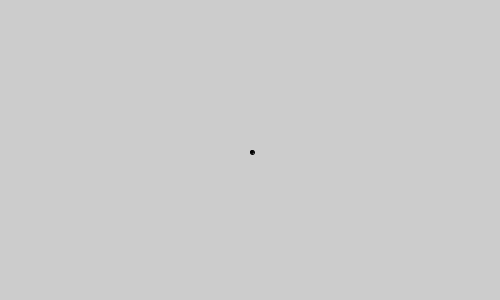
Frame 1 (no input)
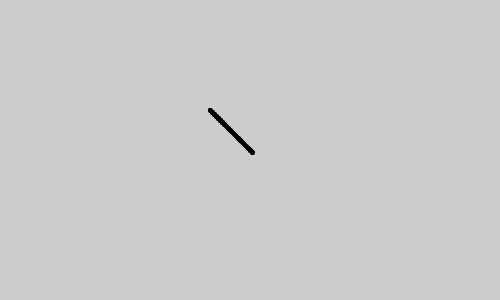
Frame 60 (the mouse pressed at the canvas centre just before this capture)
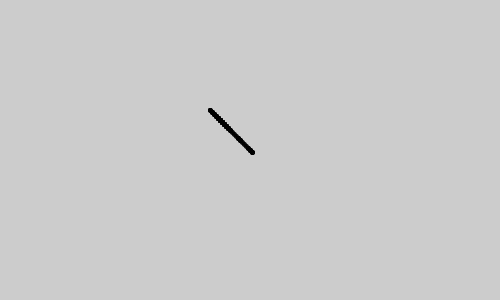
Frame 120 (the mouse held since frame 60 and released just before this capture)

The Processing sketch that drew these frames (run headless with seeded random() and noise(); from frame 60 on, the mouse is pressed at the canvas centre):

// Processing sketch: randomWalker2
// ── randomWalker2.pde
Walker w;

void setup() {

  size(500, 300);
  w = new Walker();
}


void draw() {

  //background(255);

  w.walk();
  w.display();
}

class Walker {

  int x, y;

  Walker() {


    x = width/2;
    y = height/2;
  }

  void walk() {

    float r = random(1);
    if (r < 0.5) {
      if (mouseX>x) {

        x+=2;
      } else {
        x-=2;
      }

      if (mouseY>y) {
        y+=2;
      } else {
        y-=2;
      }
    } else {

      if (mouseX<x) {
        x+=2;
      } else {
        x-=2;
      }

      if (mouseY<y) {

        y+=2;
      } else {
        y-=2;
      }


      x = constrain(x, 0, width-1);
      y = constrain(y, 0, height-1);
    }
  }

  void display() {

    fill(0);
    ellipse(x, y, 4, 4);
  }
}
